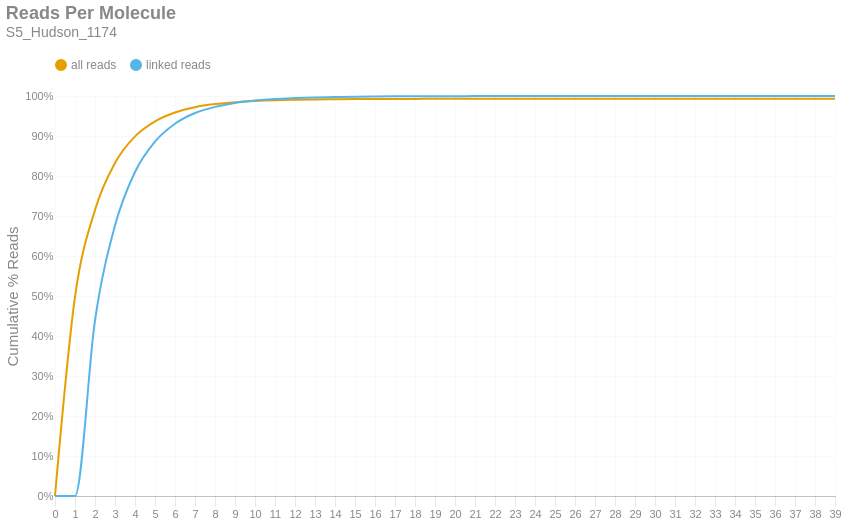

The notebook cell this image was saved under:
### Markdown cell above
### Reads per Molecule
This chart shows the cumulative distribution of the number of reads per linked molecule. That is, how many alignments are associated with a unique molecule. This excludes the number of reads associated with invalid or absent linked-read barcodes. The `linked` histogram is the percentages recalculated when disregarding singletons.

### Code cell
if SKIPLR:
    print_html(f"Skipped")
else:
    counts = np.bincount(valids['reads'].cast(pl.Int64).to_numpy())
    weighted = counts * np.arange(len(counts))
    all_perc = weighted / n_reads
    linked_perc = weighted / n_linked_reads
    linked_perc[1] = 0
    binned_df = pl.DataFrame({
        'readsper': list(range(len(counts))),
        'all reads (cumsum)': np.cumsum(all_perc).tolist(),
        'linked reads (cumsum)': np.cumsum(linked_perc).tolist(),
    })

    with SafeRender(binned_df):
        (
            density_plot(binned_df, 'Reads Per Molecule', samplename, 'readspmol')
            .encode(
                x=alt.X('readsper:O', title=None).axis(labelAngle=0).scale(padding=0),
                y=alt.Y('value:Q', title='Cumulative % Reads').axis(format='%').stack(False),
                color=alt.Color("key:N").scale(domain=["all reads", "linked reads"]),
                tooltip=[
                    alt.Tooltip("key:N", title="Data Type"),
                    alt.Tooltip("readsper:O", title="Reads Per Molecule"),
                    alt.Tooltip("value:Q", format=".2%", title="% Reads (Cum.)")
                ]            
            )
        ).display()

### Figure 1 — Vega-Lite specification as saved in the notebook (floating-point values rounded to 4 significant figures)
{"width": "container", "height": 400, "config": {"title": {"anchor": "start", "dy": -15, "fontSize": 18, "color": "#888888", "subtitleColor": "#888888", "subtitleFontSize": 14}, "arc": {"fill": "#0072B2"}, "axis": {"domainColor": "#888888", "domainWidth": 0.5, "gridWidth": 0.2, "grid": false, "titleFontWeight": 400, "titleFontSize": 15, "labelFontSize": 11, "labelColor": "#888888", "tickColor": "#888888", "tickWidth": 0.2, "titleColor": "#888888"}, "axisBand": {"grid": false}, "axisX": {"grid": true, "tickSize": 10, "domainCap": "round"}, "axisY": {"domain": false, "grid": true, "tickSize": 0, "domainCap": "round"}, "background": "transparent", "header": {"labelFontSize": 15, "labelColor": "#888888", "titleFontSize": 15, "titleFontWeight": 600, "titleColor": "#888888"}, "legend": {"labelFont": "sans-serif", "labelFontSize": 12, "labelColor": "#888888", "symbolSize": 100, "symbolType": "circle", "titleFontSize": 12, "titlePadding": 10, "titleColor": "#888888", "title": null, "orient": "top"}, "range": {"category": ["#E69F00", "#56B4E9", "#009E73", "#F0E442", "#0072B2", "#D55E00", "#CC79A7", "#000000"], "diverging": ["#cfe8f3", "#a2d4ec", "#73bfe2", "#46abdb", "#1696d2", "#12719e"]}, "area": {"fill": "#0072B2", "fillOpacity": 0.7, "line": true, "strokeOpacity": 0.7}, "line": {"color": "#0072B2", "stroke": "#0072B2", "strokeWidth": 2}, "trail": {"color": "#0072B2", "stroke": "#0072B2", "strokeWidth": 0, "size": 1}, "point": {"filled": true, "fillOpacity": 1.0, "size": 95}, "text": {"color": "#888888", "fontSize": 11, "align": "right", "fontWeight": 400, "size": 11}, "bar": {"fill": "#0072B2", "stroke": null}, "view": {"stroke": null, "continuousWidth": 660, "continuousHeight": 400}}, "data": {"name": "data-460da550b0a6673dcab4a476495b61ba"}, "mark": {"type": "line", "interpolate": "monotone", "point": {"opacity": 0, "size": 275}}, "encoding": {"color": {"field": "key", "scale": {"domain": ["all reads", "linked reads"]}, "type": "nominal"}, "tooltip": [{"field": "key", "title": "Data Type", "type": "nominal"}, {"field": "readsper", "title": "Reads Per Molecule", "type": "ordinal"}, {"field": "value", "format": ".2%", "title": "% Reads (Cum.)", "type": "quantitative"}], "x": {"axis": {"labelAngle": 0}, "field": "readsper", "scale": {"padding": 0}, "title": null, "type": "ordinal"}, "y": {"axis": {"format": "%"}, "field": "value", "stack": false, "title": "Cumulative % Reads", "type": "quantitative"}}, "params": [{"name": "param_c36ac31b6afebe62", "select": {"type": "point", "fields": ["key"]}, "bind": "legend"}], "title": {"text": "Reads Per Molecule", "subtitle": "S5_Hudson_1174"}, "transform": [{"fold": ["all reads (cumsum)", "linked reads (cumsum)"]}, {"calculate": "replace(datum.key, ' (cumsum)', '')", "as": "key"}, {"filter": {"param": "param_c36ac31b6afebe62"}}], "usermeta": {"embedOptions": {"downloadFileName": "S5_Hudson_1174.readspmol"}}, "$schema": "https://vega.github.io/schema/vega-lite/v6.1.0.json", "datasets": {"data-460da550b0a6673dcab4a476495b61ba": [{"readsper": 0, "all reads (cumsum)": 0.0, "linked reads (cumsum)": 0.0}, {"readsper": 1, "all reads (cumsum)": 0.4977, "linked reads (cumsum)": 0.0}, {"readsper": 2, "all reads (cumsum)": 0.7152, "linked reads (cumsum)": 0.439}, {"readsper": 3, "all reads (cumsum)": 0.8326, "linked reads (cumsum)": 0.676}, {"readsper": 4, "all reads (cumsum)": 0.899, "linked reads (cumsum)": 0.8099}, {"readsper": 5, "all reads (cumsum)": 0.9367, "linked reads (cumsum)": 0.886}, {"readsper": 6, "all reads (cumsum)": 0.9588, "linked reads (cumsum)": 0.9307}, {"readsper": 7, "all reads (cumsum)": 0.9721, "linked reads (cumsum)": 0.9575}, {"readsper": 8, "all reads (cumsum)": 0.9797, "linked reads (cumsum)": 0.9729}, {"readsper": 9, "all reads (cumsum)": 0.9845, "linked reads (cumsum)": 0.9826}, {"readsper": 10, "all reads (cumsum)": 0.9875, "linked reads (cumsum)": 0.9885}, {"readsper": 11, "all reads (cumsum)": 0.9894, "linked reads (cumsum)": 0.9925}, {"readsper": 12, "all reads (cumsum)": 0.9906, "linked reads (cumsum)": 0.9948}, {"readsper": 13, "all reads (cumsum)": 0.9914, "linked reads (cumsum)": 0.9965}, {"readsper": 14, "all reads (cumsum)": 0.9919, "linked reads (cumsum)": 0.9974}, {"readsper": 15, "all reads (cumsum)": 0.9923, "linked reads (cumsum)": 0.9983}, {"readsper": 16, "all reads (cumsum)": 0.9925, "linked reads (cumsum)": 0.9987}, {"readsper": 17, "all reads (cumsum)": 0.9927, "linked reads (cumsum)": 0.9991}, {"readsper": 18, "all reads (cumsum)": 0.9928, "linked reads (cumsum)": 0.9993}, {"readsper": 19, "all reads (cumsum)": 0.9929, "linked reads (cumsum)": 0.9995}, {"readsper": 20, "all reads (cumsum)": 0.993, "linked reads (cumsum)": 0.9996}, {"readsper": 21, "all reads (cumsum)": 0.993, "linked reads (cumsum)": 0.9997}, {"readsper": 22, "all reads (cumsum)": 0.9931, "linked reads (cumsum)": 0.9998}, {"readsper": 23, "all reads (cumsum)": 0.9931, "linked reads (cumsum)": 0.9998}, {"readsper": 24, "all reads (cumsum)": 0.9931, "linked reads (cumsum)": 0.9999}, {"readsper": 25, "all reads (cumsum)": 0.9931, "linked reads (cumsum)": 0.9999}, {"readsper": 26, "all reads (cumsum)": 0.9931, "linked reads (cumsum)": 0.9999}, {"readsper": 27, "all reads (cumsum)": 0.9931, "linked reads (cumsum)": 0.9999}, {"readsper": 28, "all reads (cumsum)": 0.9931, "linked reads (cumsum)": 0.9999}, {"readsper": 29, "all reads (cumsum)": 0.9931, "linked reads (cumsum)": 1.0}, {"readsper": 30, "all reads (cumsum)": 0.9931, "linked reads (cumsum)": 1.0}, {"readsper": 31, "all reads (cumsum)": 0.9931, "linked reads (cumsum)": 1.0}, {"readsper": 32, "all reads (cumsum)": 0.9931, "linked reads (cumsum)": 1.0}, {"readsper": 33, "all reads (cumsum)": 0.9931, "linked reads (cumsum)": 1.0}, {"readsper": 34, "all reads (cumsum)": 0.9931, "linked reads (cumsum)": 1.0}, {"readsper": 35, "all reads (cumsum)": 0.9931, "linked reads (cumsum)": 1.0}, {"readsper": 36, "all reads (cumsum)": 0.9931, "linked reads (cumsum)": 1.0}, {"readsper": 37, "all reads (cumsum)": 0.9931, "linked reads (cumsum)": 1.0}, {"readsper": 38, "all reads (cumsum)": 0.9931, "linked reads (cumsum)": 1.0}, {"readsper": 39, "all reads (cumsum)": 0.9932, "linked reads (cumsum)": 1.0}]}}
